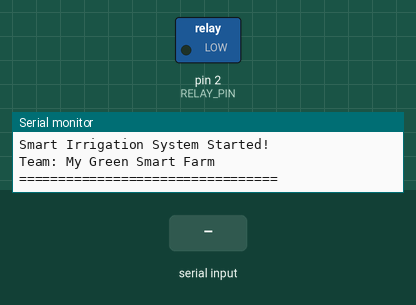
Simulated run of this sketch. Board: Arduino Uno, built with avr-gcc and run on an emulated ATmega328P. On the bench: switched loads named in the sketch (green lamp = pin HIGH), the last lines printed to the serial monitor. The test bench sets the inputs (shaded band).

Above: at 3.2 s.
3.3 s: "WATER_ON:90\n" received over Serial
At 4.4 s:
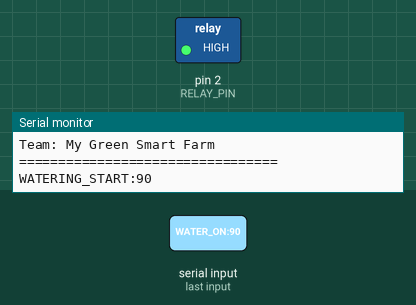
6.3 s: "WATER_OFF\n" received over Serial
At 6.6 s:
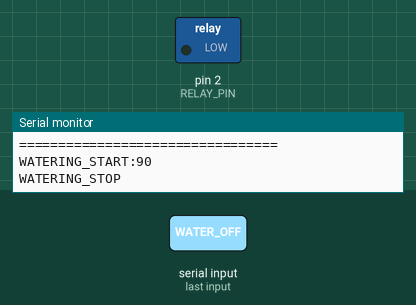
Timing chart, 0 to 9.3 s (numbered marks = the images above; inputs shaded):
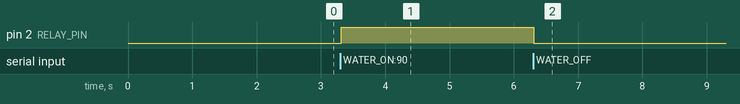

The sketch:

smart_irrigation.ino
```cpp
/*
 * AI기반 예측형 스마트 관개 시스템 - 아두이노 코드
 * 팀: 내가 그린 스마트팜
 * 2025 SCNU 그린스마트팜 청소년 해커톤 경진대회
 *
 * 하드웨어 연결:
 * - 토양 수분 센서 1 (상단): A0
 * - 토양 수분 센서 2 (하단): A1
 * - DHT11 온습도 센서: D4
 * - 릴레이 모듈: D2
 *
 * 시리얼 통신:
 * - 전송 형식: "SOIL_UP:45.2,SOIL_LOW:48.5,TEMP:25.3,HUMID:60.5"
 * - 수신 형식: "WATER_ON:180" (180초 동안 급수)
 */

#include <DHT.h>

// ============== 핀 설정 ==============
#define SOIL_SENSOR_UPPER A0    // 상단 토양 수분 센서
#define SOIL_SENSOR_LOWER A1    // 하단 토양 수분 센서
#define DHT_PIN 4               // DHT11 센서 핀
#define RELAY_PIN 2             // 릴레이 제어 핀

// ============== DHT 설정 ==============
#define DHT_TYPE DHT11
DHT dht(DHT_PIN, DHT_TYPE);

// ============== 설정값 ==============
const unsigned long SENSOR_INTERVAL = 300000;  // 센서 읽기 주기 (5분 = 300000ms)
const int SOIL_DRY = 1023;      // 토양 센서 건조 시 값 (보정 필요)
const int SOIL_WET = 300;       // 토양 센서 습윤 시 값 (보정 필요)

// ============== 변수 ==============
unsigned long lastSensorTime = 0;
unsigned long wateringEndTime = 0;
bool isWatering = false;

void setup() {
  // 시리얼 통신 시작
  Serial.begin(9600);

  // 핀 모드 설정
  pinMode(RELAY_PIN, OUTPUT);
  digitalWrite(RELAY_PIN, LOW);  // 릴레이 OFF (NC 타입)

  // DHT 센서 시작
  dht.begin();

  // 초기화 메시지
  Serial.println("=================================");
  Serial.println("Smart Irrigation System Started!");
  Serial.println("Team: My Green Smart Farm");
  Serial.println("=================================");

  delay(2000);  // 센서 안정화 대기
}

void loop() {
  unsigned long currentTime = millis();

  // 1. 시리얼 명령 수신 확인
  checkSerialCommand();

  // 2. 급수 중인지 확인 및 종료 처리
  if (isWatering && currentTime >= wateringEndTime) {
    stopWatering();
  }

  // 3. 센서 읽기 주기 확인
  if (currentTime - lastSensorTime >= SENSOR_INTERVAL) {
    readAndSendSensorData();
    lastSensorTime = currentTime;
  }
}

// 센서 데이터 읽기 및 전송
void readAndSendSensorData() {
  // 토양 수분 센서 읽기
  int soilRawUpper = analogRead(SOIL_SENSOR_UPPER);
  int soilRawLower = analogRead(SOIL_SENSOR_LOWER);

  // 토양 수분을 %로 변환 (0~100%)
  float soilUpper = map(soilRawUpper, SOIL_DRY, SOIL_WET, 0, 100);
  float soilLower = map(soilRawLower, SOIL_DRY, SOIL_WET, 0, 100);

  // 범위 제한
  soilUpper = constrain(soilUpper, 0, 100);
  soilLower = constrain(soilLower, 0, 100);

  // DHT11 읽기
  float humidity = dht.readHumidity();
  float temperature = dht.readTemperature();

  // DHT 읽기 실패 확인
  if (isnan(humidity) || isnan(temperature)) {
    Serial.println("ERROR:DHT_READ_FAILED");
    return;
  }

  // 시리얼로 데이터 전송
  Serial.print("SOIL_UP:");
  Serial.print(soilUpper, 1);
  Serial.print(",SOIL_LOW:");
  Serial.print(soilLower, 1);
  Serial.print(",TEMP:");
  Serial.print(temperature, 1);
  Serial.print(",HUMID:");
  Serial.println(humidity, 1);
}

// 시리얼 명령 확인
void checkSerialCommand() {
  if (Serial.available() > 0) {
    String command = Serial.readStringUntil('\n');
    command.trim();

    // WATER_ON:duration 명령 파싱
    if (command.startsWith("WATER_ON:")) {
      int duration = command.substring(9).toInt();
      if (duration > 0 && duration <= 600) {  // 최대 10분
        startWatering(duration);
      } else {
        Serial.println("ERROR:INVALID_DURATION");
      }
    }
    // WATER_OFF 명령
    else if (command == "WATER_OFF") {
      stopWatering();
    }
    // STATUS 명령 - 현재 상태 확인
    else if (command == "STATUS") {
      sendStatus();
    }
    // TEST 명령 - 즉시 센서 데이터 전송
    else if (command == "TEST") {
      readAndSendSensorData();
    }
  }
}

// 급수 시작
void startWatering(int durationSeconds) {
  digitalWrite(RELAY_PIN, HIGH);  // 릴레이 ON -> 밸브/펌프 작동
  isWatering = true;
  wateringEndTime = millis() + (unsigned long)durationSeconds * 1000;

  Serial.print("WATERING_START:");
  Serial.println(durationSeconds);
}

// 급수 종료
void stopWatering() {
  digitalWrite(RELAY_PIN, LOW);  // 릴레이 OFF
  isWatering = false;
  wateringEndTime = 0;

  Serial.println("WATERING_STOP");
}

// 상태 전송
void sendStatus() {
  Serial.print("STATUS:");
  Serial.print(isWatering ? "WATERING" : "IDLE");
  Serial.print(",RELAY:");
  Serial.println(digitalRead(RELAY_PIN) ? "ON" : "OFF");
}

/*
 * ============== 센서 보정 방법 ==============
 *
 * 1. 완전히 건조한 공기 중에서 센서 값 확인 -> SOIL_DRY 값 설정
 * 2. 물에 담근 상태에서 센서 값 확인 -> SOIL_WET 값 설정
 *
 * 테스트 방법:
 * 1. 시리얼 모니터 열기 (9600 baud)
 * 2. "TEST" 입력 -> 현재 센서값 확인
 * 3. "WATER_ON:10" 입력 -> 10초 급수 테스트
 *
 * ============== 주의사항 ==============
 *
 * 1. 12V 전원은 릴레이 모듈의 COM 단자에 연결
 * 2. 전자밸브와 펌프는 직렬로 연결 (릴레이 NO 단자)
 * 3. 아두이노는 별도 USB 5V 전원 사용
 * 4. DHT11은 5V, GND, 데이터(D4) 연결
 *
 * ============== 회로 연결도 ==============
 *
 * [아두이노 우노]
 *   5V -----> DHT11 VCC
 *   GND ----> DHT11 GND
 *   D4 -----> DHT11 DATA (10K 풀업 저항 권장)
 *
 *   A0 -----> 토양센서1 (상단)
 *   A1 -----> 토양센서2 (하단)
 *
 *   D2 -----> 릴레이 IN
 *   5V -----> 릴레이 VCC
 *   GND ----> 릴레이 GND
 *
 * [릴레이 모듈]
 *   COM ----> 12V 전원 (+)
 *   NO -----> 전자밸브/펌프 (+)
 *
 * [전자밸브 + 펌프]
 *   전자밸브 (-) ---> 펌프 (+)
 *   펌프 (-) -------> 12V 전원 (-)
 */
```

Measured:
- after the input at 3.3 s, pin 2 (RELAY_PIN): LOW → HIGH at once
- after the input at 6.3 s, pin 2 (RELAY_PIN): HIGH → LOW at once
